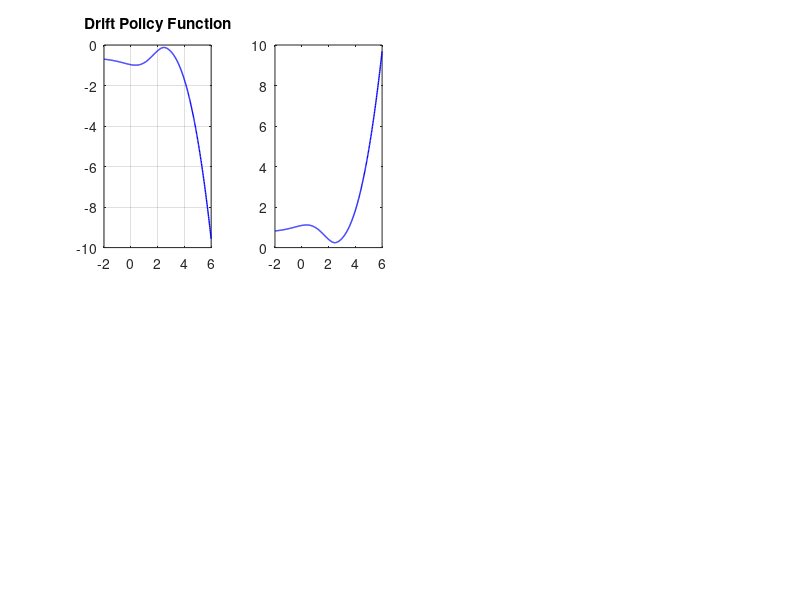

Source code (MATLAB): (Note: this script raises an error after producing the figure.)
% Finite difference implicit updating with investment risk
% Ken Miyahara 2025
% Based on Greg Kaplan 2024

clear;
close all;

addpath('Results')
addpath('Codes')
%addpath('Figures\')

%% OPTIONS
Display     = 2;
MakePlots   = 1;
ComputeMPC  = 0;
IterateKFE  = 1;

%% PARAMETERS

% preferences
risk_aver   = 1;
rho         = 0.025/4; %0.01; %0.005275; %quarterly 
alpha       = 0.8; %share of expenditure in non-durable
%zeta        = 1-alpha*(1-risk_aver);

%returns
r           = 0.01/4; %quarterly
r_risk      = 0.7/4; %quarterly
sigma2      = 0.1655^2/4; %quarterly
sigma       = sqrt(sigma2);
risky_share = 0.7;
%margin_prop = 1.2;

% transaction costs
prop_cost = 0.05;
%adj_arriv_u = 90; % adjust up opportunities
%adj_arriv_d = 90; % adjust down opportunities 
%psi_val_u = [ 0; 5; 10; 20 ; 30 ; 50; 100];
%pmf_psi_u = [ 0; 0.2; 0.2; 0.2; 0.2; 0.1; 0.1];
%cdf_psi_u = cumsum(pmf_psi_u);
%psi_cum_u = cumsum(psi_val_u.*pmf_psi_u);

%dist_up.vals = psi_val_u*0.1;
%dist_up.cdf = cdf_psi_u;
%dist_up.costCum =  psi_cum_u*0.1;

%dist_down.vals = psi_val_u*0.001;
%dist_down.cdf = cdf_psi_u;
%dist_down.costCum =  psi_cum_u*0.001;

% asset grids
nx          = 500; %100;
xmax        = 6;%log(20); %400; 
borrow_lim  = -2;%log(0.1);
agrid_par   = 1; %1 for linear, 0 for L-shaped

% computation
maxiter_hjb = 100;
tol_hjb     = 1.0e-7;
delta_hjb   = 1.0e8;
mindV = 1.0e-10;

maxiter_kfe = 1000;
tol_kfe     = 1.0e-8;
delta_kfe   = 1.0e8;

%mpc options
cumconT     = 1; %duration to measure cumulative consumption
delta_mpc   = 0.01; %time steps for cumulative consumption
mpcamount1  = 1.0e-10; %approximate thoeretical mpc
mpcamount2  = 0.10; % ten percent of average income: approx $5000
    

%% SET UP GRIDS

% assets
xgrid = linspace(0,1,nx)';
xgrid = xgrid.^(1./agrid_par);
xgrid = borrow_lim + (xmax-borrow_lim).*xgrid;

% asset grid spacing: for partial derivatives
dxgrid  =  diff(xgrid);
%dxgridf = [dxgrid; dxgrid(nx-1)];
%dxgridb = [dxgrid(1); dxgrid];
dx      = dxgrid(1);

% trapezoidal rule: for KFE and moments
xdelta = ones(nx,1);
xdelta = xdelta*dxgrid(1);

%% UTILITY FUNCTION

u = @(c,x) alpha*log(c) + alpha*x; % c is consumption share
u1 = @(c) alpha*c.^(-1); % marginal utility of consumption share
u2 = alpha; % marginal utility wrt state
u1inv = @(vp) (vp/alpha).^(-1); % inverse of marginal utility
%opt_expos = @(dv,d2v) min((r_risk-r).*sigma.*dv./(sigma2.*max(dv-d2v,mindV)),margin_prop*sigma);
%opt_expos_uncon = @(dv,d2v) (r_risk-r).*sigma.*dv./(sigma2.*max(dv-d2v,mindV));
int_income = @(expos) r + (r_risk-r)*expos/sigma - expos.^2/2;
bdgt_const = @(c) int_income(risky_share*sigma) - c ;

%% Adjustment hazard
adj_hazard = (xgrid-2).^2;

%% INITIALIZE VALUE FUNCTION

Vguess = alpha/rho*ones(nx,1);

% ITERATE ON MG VALUE FUNCTION
%load('Vguess.mat')
V    = Vguess;
Vdiff = 1;
iter = 0;
dVf= 0*V;
dVb= 0*V;

while iter <= maxiter_hjb && Vdiff>tol_hjb
    iter = iter + 1;
    
    % forward difference
    dVf(1:nx-1) = min((V(2:nx)-V(1:nx-1))/dx,-mindV);
    dVf(nx) = dVf(nx-1); %state constraint
    
    % backward difference
    dVb(2:nx) = max((V(2:nx)-V(1:nx-1))./dx,mindV);
    dVb(1) = dVb(2); %state constraint

    % Central difference second derivative
    %d2V = (dVf - dVb) /dx; %min((dVf - dVb) /dx,-mindV);
    
    % forward portfolio 
    exposure_f = risky_share*sigma; %opt_expos(dVf,d2V);
    
    % backward portfolio
    exposure_b = risky_share*sigma; %opt_expos(dVb,d2V);

   %  %consumption and savings with forward difference
   %  conf = u1inv(dVf,xgrid);
   %  driftf = int_income(exposure_f) - conf;
   %  Hf = u(conf,xgrid) + dVf.*driftf + d2V.*exposure_f.^2/2;
   % 
   %  %consumption and savings with backward difference
   %  conb = u1inv(dVb,xgrid);
   %  driftb = int_income(exposure_b) -conb;
   %  Hb = u(conb,xgrid) + dVb.*driftb + d2V.*exposure_b.^2/2;
   % 
   %  %consumption and derivative with adot = 0
   %  dV0 = dVf*0;
   %  %find dV consistent with zero drift
   %  for it = 1:nx
   %  dV0(it) = fzero( @(dv) bdgt_const(dv,d2V(it),xgrid(it)),dVf(it));
   %  end
   %  exposure_0 = opt_expos(dV0,d2V);
   %  con0 = int_income(exposure_0);
   % %dV0 = u1(con0,xgrid);
   %  H0 = u(con0,xgrid) +  d2V.*exposure_0.^2/2;
   % 
   %  % choice of forward or backward differences based on sign of drift    
   %  Ineither = (1-(driftf>0)) .* (1-(driftb<0));
   %  Iunique = (driftb<0).*(1-(driftf>0)) + (1-(driftb<0)).*(driftf>0);
   %  Iboth = (driftb<0).*(driftf>0);
   %  Ib = Iunique.*(driftb<0).*(Hb>H0) + Iboth.*(Hb>Hf).*(Hb>H0);
   %  If = Iunique.*(driftf>0).*(Hf>H0) + Iboth.*(Hf>Hb).*(Hf>H0);
   %  I0 = 1-Ib-If;
    
    %consumption, savings and utility
    con   = u1inv(V);
    expos = risky_share*sigma;%exposure_f.*If + exposure_b.*Ib + exposure_0.*I0;
    %dV = dVb.*Ib + dVf.*If + dV0.*I0;
    drift   = bdgt_const(con);
    Ib = drift<0;
    I0 = drift==0;
    If = drift>0;
    flow  = u2 + adj_hazard./(exp(xgrid)-prop_cost+1);

    % Impulse Hamiltonian
    % find optimum and maximized continuation value
    % M = V./( (1+exp(xgrid)) .^ (1-risk_aver) ) ;
    % [max_val , ind_max] = max(M);
    % % define benefit of adjusting
    % dval = (exp(xgrid)-prop_cost+1).^(1-risk_aver).*max_val-V;
    % % compute impulse Hamiltonian
    % 
    % % compute adjustment hazard
    % up = xgrid<xgrid(ind_max); %adjust up
    % down = xgrid>xgrid(ind_max); %adjust down
    % 
    % ind_bar_d = find_ind(dist_down.vals,dval); %index that truncates dist
    % ind_bar_u = find_ind(dist_up.vals,dval); %index that truncates dist
    % 
    % adj_hazard = adj_arriv_d.*down.*dist_down.cdf(ind_bar_d) + ...
    %     adj_arriv_u.*up.*dist_up.cdf(ind_bar_u);
    % 
    % util_cost = adj_arriv_d.*down.*dist_down.costCum(ind_bar_d) + ...
    %     adj_arriv_u.*up.*dist_up.costCum(ind_bar_u);

    %construct A matrix: tri-diagonal elements
    Alowdiag = -Ib.*drift./dx + expos.^2/2/dx^2;
    Adiag = -If.*drift./dx + Ib.*drift./dx-expos.^2/dx^2;
        Adiag(1) = Adiag(1) + expos(1).^2/2/dx^2 - Ib(1).*drift(1)./dx;
        Adiag(end) = Adiag(end) + expos(end).^2/2/dx^2 + If(end).*drift(end)./dx;
    Aupdiag = If.*drift./dx + expos.^2/2/dx^2;

    %use spdiags to create A matrix 
    Ahjb = spdiags(Adiag(:),0,nx,nx) + ...
                spdiags(Alowdiag(2:nx),-1,nx,nx) + ...
                spdiags([0;Aupdiag(1:nx-1)],1,nx,nx);
    
    %Akfe = Ahjb - spdiags(adj_hazard,0,nx,nx);
    % Akfe(:,ind_max) = Akfe(:,ind_max) + adj_hazard;

    if max(abs(sum(Ahjb,2)))>10^(-8)
        disp('Ill-posed Transition matrix')
        return
    end

    B = (rho + 1./delta_hjb)*speye(nx) + spdiags(adj_hazard,0,nx,nx) - Ahjb;
        
    % solve linear system
    Vnew = B \ (flow + V./delta_hjb);
   
    Vdiff = max(abs(Vnew-V));
    if Display >=1
        disp(['HJB iteration ' int2str(iter), ' diff: ' num2str(Vdiff)]);
    end

    V = Vnew;
end 
% M = V./( (1+exp(xgrid)) .^ (1-risk_aver) ) ;
% [max_val , ind_max] = max(M);
% % define benefit of adjusting
% dval = (exp(xgrid)-prop_cost+1).^(1-risk_aver).*max_val-V;
[~,ind_max] = min(adj_hazard);
Akfe = Ahjb - spdiags(adj_hazard,0,nx,nx);
Akfe(:,ind_max) = Akfe(:,ind_max) + adj_hazard;
if max(abs(sum(Akfe,2)))>10^(-8)
    disp('Ill-posed Transition matrix')
    return
end
%% SOLVE KFE

if IterateKFE==0
    gvecadj = [Akfe'; ones(1,nx)] \ [zeros(nx,1); 1];

elseif IterateKFE==1    

    %initialize at ergodic income distribution at a=0, adjusting for non-uniform grids

    gvecadj = ones(nx,1)/nx;

    gdiff = 1;
    iter = 0;
    %iterate to convergence
    while iter <= maxiter_kfe && gdiff>tol_kfe
        iter = iter + 1;
        gvecadjnew = (speye(nx) - delta_kfe.* Akfe') \ gvecadj;

        gdiff = max(abs(gvecadjnew-gvecadj));
        if Display >=1
            disp(['KFE iteration ' int2str(iter), ' diff: ' num2str(gdiff)]);
        end

        gvecadj = gvecadjnew;
    end    

end
gmat    = gvecadj./xdelta;
mean_a = sum(xgrid.*gvecadj);
freq_adj = sum(adj_hazard.*gvecadj);
dist_adj = adj_hazard.*gvecadj/freq_adj;
disp(mean_a)
disp(freq_adj)

%% MAKE PLOTS
if MakePlots ==1 
    figure(1);
    
    % consumption policy function
    subplot(2,4,1);
    plot(xgrid,drift(:),'b-','LineWidth',1);
    grid;
    xlim([borrow_lim xmax]);
    title('Drift Policy Function');
    %legend('Lowest income state','Highest income state');

    % savings policy function
    subplot(2,4,2);
    plot(xgrid,con(:),'b-','LineWidth',1);
    hold on;
    xline(xgrid(ind_max), 'r--') 
    %plot(xgrid,risky_share*ones(nx,1),'k','LineWidth',0.5);
    hold off;
    grid;
    xlim([borrow_lim xmax]);
    title('Consumption Function');
    
    % consumption policy function: zoomed in
    subplot(2,4,3:4);
    plot(log(exp(xgrid)-prop_cost+1) - log(exp(xgrid(ind_max))+1),dist_adj,'-b','LineWidth',2);
    grid;
    %xlim(borrow_lim + [0 1]);
    title('Distribution of log Durable Adjustment');
    
    % % savings policy function: zoomed in
    % subplot(2,4,4);
    % plot(xgrid,drift(:,1),'o-b','LineWidth',2);
    % hold on;
    % plot(xgrid,zeros(nx,1),'k','LineWidth',0.5);
    % hold off;
    % grid;
    % xlim(borrow_lim + [0 1]);
    % title('Savings: Zoomed');
    
    subplot(2,4,5)
    plot(xgrid,adj_hazard,'b-','LineWidth',1);
    grid;
    xlim([borrow_lim xmax]);
    title('Hazard function');
    
    subplot(2,4,6)
    plot(xgrid,V,'b-','LineWidth',1); hold on
    plot(xgrid,1./(exp(xgrid)+1),'k:','LineWidth',1); hold on
    xline(xgrid(ind_max), 'r--')
    grid;
    hold off
    %ylim([0 ])
    xlim([borrow_lim xmax]);
    title('Mg value function');
    
    subplot(2,4,7:8)
    plot(xgrid,gmat,'b-','LineWidth',1);
    grid;
    xlim([borrow_lim xmax]);
    title('Distribution');

end

